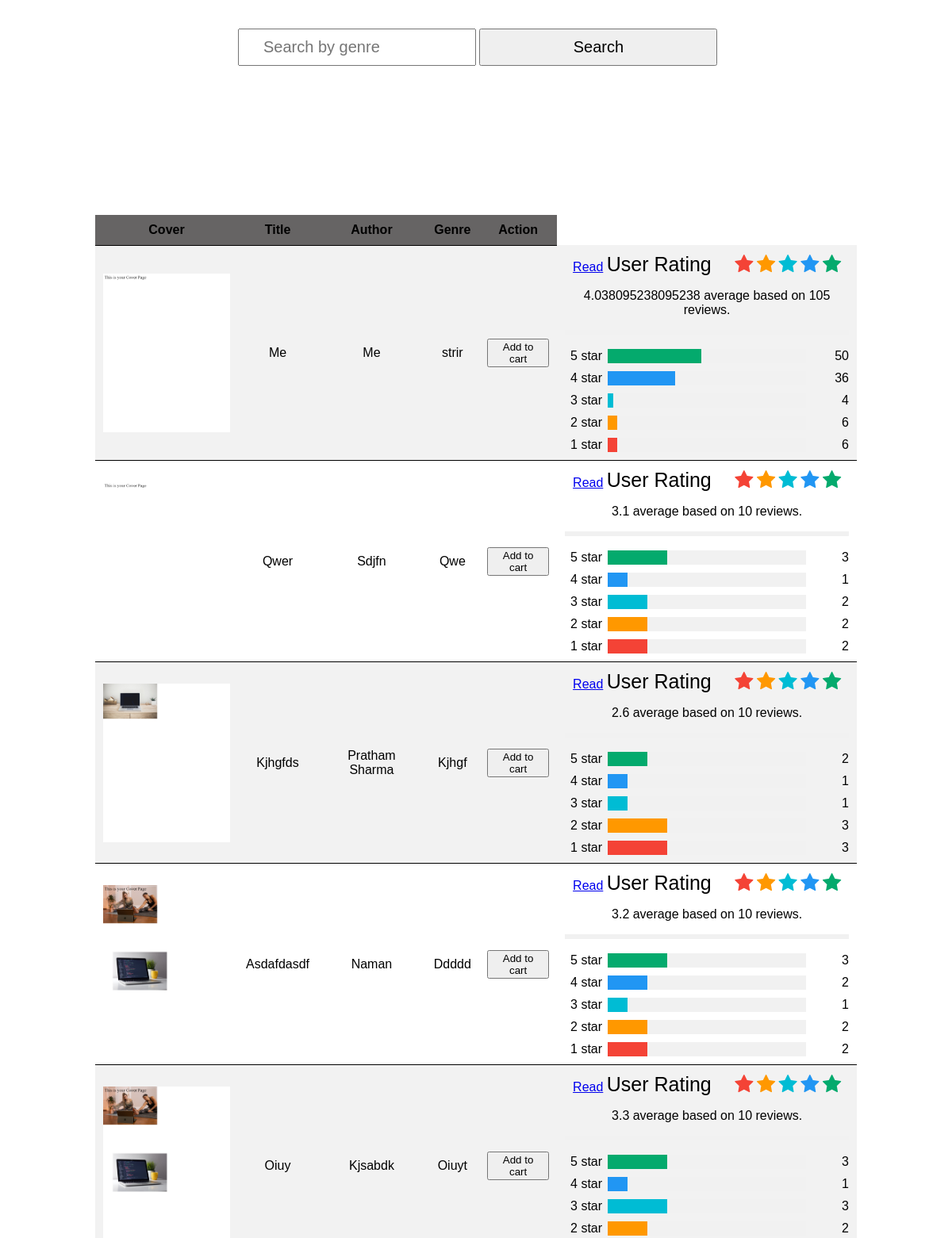
The app's page /bookscollection/ (lower part), older data.
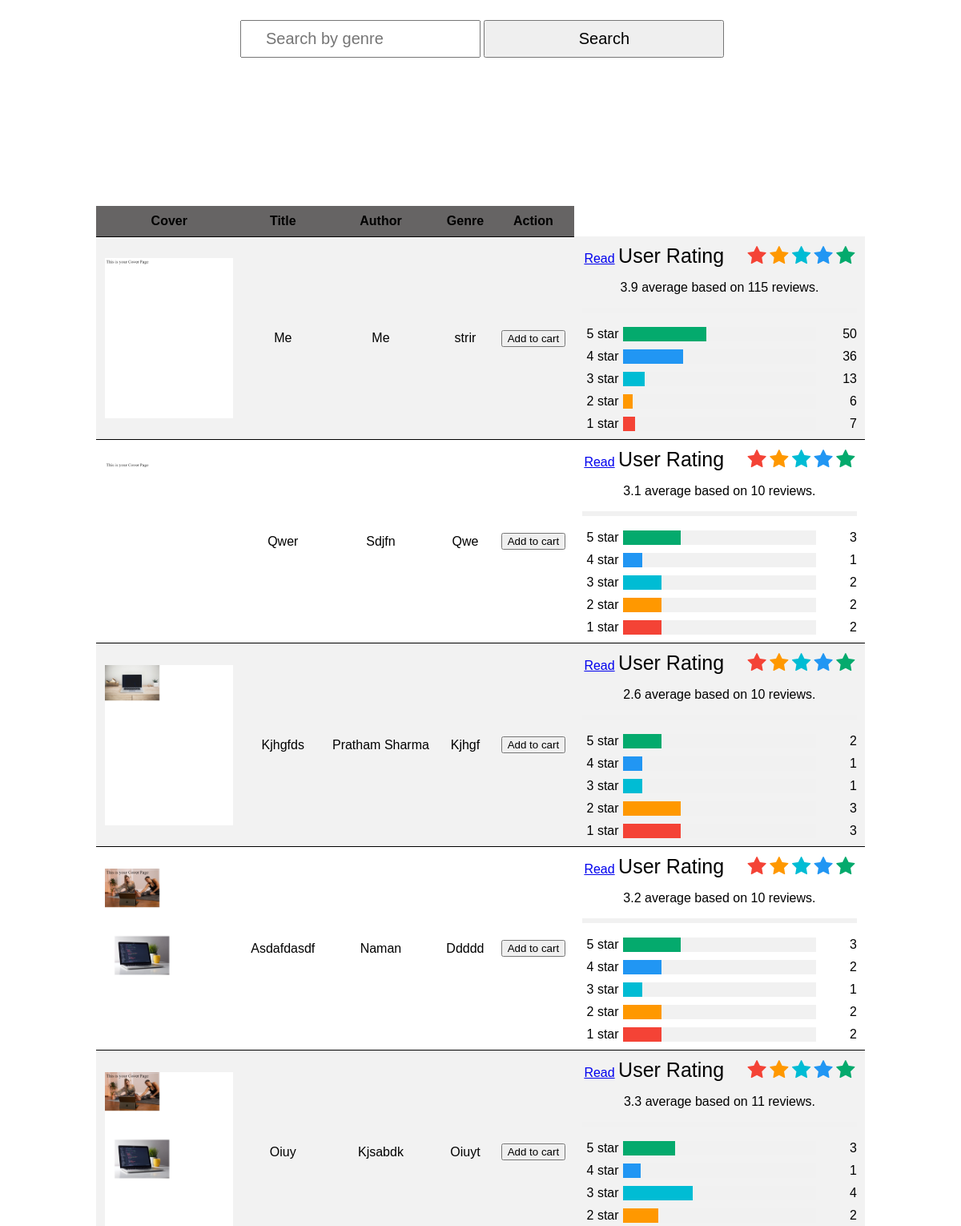
The same page, newer data.
### texteditor_upload/models.py (models this page shows, shortened)
class books(models.Model):
    authorname=models.CharField(max_length=255)
    email=models.EmailField(max_length=254)
    title=models.CharField(max_length=255)
    genre=models.CharField(max_length=255)
    cover_page=models.FileField(upload_to='coverpages')
    file=models.FileField(upload_to='pdf')
    rating=models.IntegerField(default=0)
    hitrate=models.IntegerField(default=0)
    onestar=models.IntegerField(default=0)
    twostar=models.IntegerField(default=0)
    threestar=models.IntegerField(default=0)
    fourstar=models.IntegerField(default=0)
    fivestar=models.IntegerField(default=0)
    avgrating=models.FloatField(default=0.0,max_length=3)
    oneper=models.IntegerField(default=0)
    twoper=models.IntegerField(default=0)
    threeper=models.IntegerField(default=0)
    fourper=models.IntegerField(default=0)
    fiveper=models.IntegerField(default=0)
    readrate=models.IntegerField(default=0)

### texteditor_upload/views.py (the view)
# urls.py: path('bookscollection/',views.show,name='Books Collection'),
def show(request):
    template =loader.get_template('show.html')
    records=books.objects.all().values()
    context={
        'records':records,
    }
    return HttpResponse(template.render(context,request))

### texteditor_upload/templates/show.html (shortened to what this page needs)
<html>
    <head>
        {%load static %}
        <link  href="{% static 'style/booktyle.css' %}" rel="stylesheet">
        <link rel="stylesheet" href="https://cdnjs.cloudflare.com/ajax/libs/font-awesome/4.7.0/css/font-awesome.min.css">
    </head>
    <body>
        <form class='search' action="{% url 'search' %}" method="get" value="{{request.GET.q}}">
            <input type="text" name="q" value="{{request.GET.q}}" placeholder="Search by genre">
            <input type="submit" name="submit" value="Search">
        </form>
        <div class="container">
            {% if records %}
            <table id="content" >
                <th>Cover</th>
                <th>Title</th>
                <th>Author</th>
                <th>Genre</th>
                <th>Action</th>
                {% for x in records %}
                <tr>
                    <td><img src="/media/{{x.cover_page}}" height="200px" width="160px"></td>
                    <td>{{x.title}}</td>
                    <td>{{x.authorname}}</td>
                    <td>{{x.genre}}</td>
                    <td><button>Add to cart</button></td>
                    <td><a  href="/reading?f={{x.file}}&title={{x.title}}" >Read</a>
<span class="heading">User Rating</span>
<a href="/rate?r=1&title={{x.title}}"><span class="fa fa-star checked" style="color:#f44336"></span></a>
<a href="/rate?r=2&title={{x.title}}"><span class="fa fa-star checked" style="color:#ff9800"></span></a>
<a href="/rate?r=3&title={{x.title}}"><span class="fa fa-star checked" style="color:#00bcd4"></span></a>
<a href="/rate?r=4&title={{x.title}}" style="color:#2196F3"><span class="fa fa-star"></span></a>
<a href="/rate?r=5&title={{x.title}}" style="color:#04AA6D"><span class="fa fa-star" ></span></a>
<p>{{x.avgrating}} average based on {{x.hitrate}} reviews.</p>
<hr style="border:3px solid #f1f1f1">
<div class="row">
  <div class="side">
    <div>5 star</div>
  </div>
  <div class="middle">
    <div class="bar-container">
      <div  style="width: {{x.fiveper}}%; height: 18px; background-color: #04AA6D;" ></div>
    </div>
  </div>
  <div class="side right">
    <div>{{x.fivestar}}</div>
  </div>
  <div class="side">
    <div>4 star</div>
  </div>
  <div class="middle">
    <div class="bar-container">
      <div  style="width: {{x.fourper}}%; height: 18px; background-color: #2196F3;" ></div>
    </div>
  </div>
  <div class="side right">
    <div>{{x.fourstar}}</div>
  </div>
  <div class="side">
    <div>3 star</div>
  </div>
  <div class="middle">
    <div class="bar-container">
      <div style="width: {{x.threeper}}%; height: 18px; background-color: #00bcd4;" ></div>
    </div>
  </div>
  <div class="side right">
    <div>{{x.threestar}}</div>
  </div>
  <div class="side">
    <div>2 star</div>
  </div>
  <div class="middle">
    <div class="bar-container">
      <div  style="width: {{x.twoper}}%; height: 18px; background-color: #ff9800;" ></div>
    </div>
  </div>
  <div class="side right">
    <div>{{x.twostar}}</div>
  </div>
  <div class="side">
    <div>1 star</div>
  </div>
  <div class="middle">
    <div class="bar-container">
      <div  style="width: {{x.oneper}}%; height: 18px; background-color: #f44336;" ></div>
    </div>
  </div>
  <div class="side right">
    <div>{{x.onestar}}</div>
  </div>
</div>
                    </form></td>
                </tr>
                {%endfor%}
            </table>
            {% else %}
            No result found
            {% endif %}
        </div>
    </body>
</html>

### texteditor_upload/static/style/booktyle.css (style rules this page uses)
#content { border-collapse: collapse; width: 100%; }
#content th,#content td { padding: 10px; text-align: center; border-bottom: 1px solid #000; }
tr:nth-child(even) { background-color: #f2f2f2 }
th { background-color:rgb(102, 100, 100) }
.container { position: absolute; top: 45%; left:10%; width: 80%; }
.search { position: absolute; top:35%; left:25%; }
.search input { width: 300px; padding:10px 30px; font-size: 20px; }

Row changes from the older to the newer data that the page shows:
changed books "Me": avgrating "4.038095238095238" → "3.9"; hitrate "105" → "115"; fiveper 47 → 43 (drawn); fourper 34 → 31 (drawn); threeper 3 → 11 (drawn); threestar "4" → "13"; oneper 5 → 6 (drawn); onestar "6" → "7"
changed books "Oiuy": hitrate "10" → "11"; fiveper 30 → 27 (drawn); fourper 10 → 9 (drawn); threeper 30 → 36 (drawn); threestar "3" → "4"; twoper 20 → 18 (drawn)
